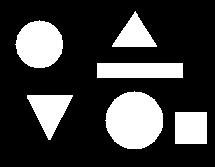
#> input picture Task_6/practice_06_oop_patterns/data/1.jpg, 215 x 167 px, found by its file name
$ python object_analysis.py   (older library calls are emulated)
#> lines starting #> are read from the running program, lines starting #| are printed output that depends on the picture; after the words box and inside, x2 and y2 are one past the last pixel; in counts of white or black regions, pixels touching at a corner belong together
"""
Шаблонный метод (Template method)
"""
import cv2
import numpy as np

from structures.image import ImgType

class ObjectAnalysis(object):
    def template_method(self, image):

        image = self.noise_filtering(image)
#> in noise_filtering, image is the input picture: shape (167, 215); min 0, max 255, mean 61.4
        data = self.segmentation(image)
        data = self.object_parameters(data)

        return data

    def noise_filtering(self, image):
        raise NotImplementedError()

    def segmentation(self, data):
        raise NotImplementedError()

    def object_parameters(self, data):
        (image, data) = data
        (numLabels, labels, stats, centroids) = data
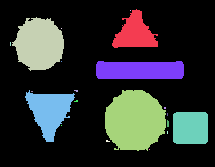
#> labels: shape (167, 215) int32; 21 distinct labels, from 0 to 20; one colour per label, 0 black
#> numLabels = 21; stats = 21 rows, first 6: [0, 0, 215, 167, 25806], [112, 9, 46, 39, 1036], [130, 10, 1, 1, 1], [12, 17, 52, 54, 2056], [61, 28, 1, 1, 1], [10, 42, 1, 4, 4]; centroids = 21 rows, first 8: [105.9, 81.2], [134.6, 32.87], [130, 10], [38.85, 43.58], [61, 28], [10, 43.5], [61, 61], [139.5, 69.91]
        x = []
        y = []
        w = []
        h = []
        area = []
        hu = []

        for i in range(1, numLabels):
            x.append(stats[i, cv2.CC_STAT_LEFT])
            y.append(stats[i, cv2.CC_STAT_TOP])
            w.append(stats[i, cv2.CC_STAT_WIDTH])
            h.append(stats[i, cv2.CC_STAT_HEIGHT])
            area.append(stats[i, cv2.CC_STAT_AREA])

            # Hu-moments
            mask = (labels == i).astype(np.uint8) * 255
            m = cv2.moments(mask)
            hu_vec = cv2.HuMoments(m).flatten()
            hu.append(hu_vec)
#> this loop made 20 passes
#> hu_vec on passes 2, 4, 5, 6, 9, 13, 17, 18, 20: [0, 0, 0, 0, 0, 0, 0], [0, 0, 0, 0, 0, 0, 0], [0.00123, 1.5e-06, 0, 0, 0, 0, 0], [0, 0, 0, 0, 0, 0, 0], [0.00049, 2.4e-07, 0, 0, 0, 0, 0], [0.00049, 0, 0, 0, 0, 0, 0], [0, 0, 0, 0, 0, 0, 0], [0.000871, 7.59e-07, 0, 0, 0, 0, 0], [0, 0, 0, 0, 0, 0, 0]
#> pass 1, in object_parameters, `mask = (labels == i).astype(np.uint8) * 255`:
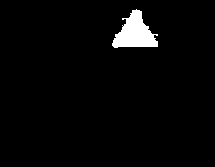
#> mask: shape (167, 215); 2.9% white; 1 white region, box (x1, y1, x2, y2) and area: (112, 9, 158, 48) 1036
#> pass 2, in object_parameters, `mask = (labels == i).astype(np.uint8) * 255`:
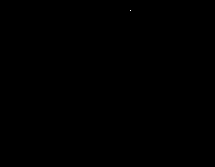
#> mask: shape (167, 215); 0% white in thin lines or dots, all inside (x1, y1, x2, y2) = (130, 10, 131, 11)
#> pass 3, in object_parameters, `mask = (labels == i).astype(np.uint8) * 255`:
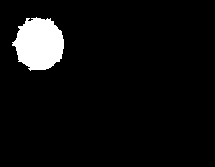
#> mask: shape (167, 215); 5.7% white; 1 white region, box (x1, y1, x2, y2) and area: (12, 17, 64, 71) 2056
#> after the loop: mask: shape (167, 215); 0% white in thin lines or dots, all inside (x1, y1, x2, y2) = (149, 149, 150, 150)
#> after the loop, area = [1036, 1, 2056, 1, 4, 1, 1496, 1414, 2, 6, 2939, 6, 4, 3, 1106, 13, 1, 3, 6, 1]; h = [39, 1, 54, 1, 4, 1, 18, 52, 1, 2, 61, 2, 2, 3, 32, 7, 1, 3, 2, 1]; hu = 20 items; w = [46, 1, 52, 1, 1, 1, 88, 50, 2, 4, 61, 4, 2, 1, 35, 2, 1, 1, 4, 1]; x = [112, 130, 12, 61, 10, 61, 96, 25, 31, 74, 105, 74, 164, 167, 173, 167, 61, 167, 106, 149]; y = [9, 10, 17, 28, 42, 61, 61, 90, 91, 90, 90, 100, 107, 113, 112, 120, 125, 131, 140, 149]

        return (x, y, w, h, area, hu)


class BinaryImage(ObjectAnalysis):
    def __init__(self):
        pass

    def noise_filtering(self, image):
        median = cv2.medianBlur(image, 5)
        return median

    def segmentation(self, image):
        output = cv2.connectedComponentsWithStats(
            image,
            4, # connectivity
            cv2.CV_32S)
        return (image, output)

class MonochromeImage(BinaryImage):
    def __init__(self):
        pass

    # [16 lines left out: functions noise_filtering, segmentation, not called in this run]

class ColorImage(MonochromeImage):
    def __init__(self):
        self.rng = np.random.default_rng()

    # [108 lines left out: functions noise_filtering, segmentation, not called in this run]


"""
Декоратор - структурный паттерн
"""

class FilteredAnalysis(ObjectAnalysis):
    def __init__(self, obj):
        self._proc = obj

    # [24 lines left out: functions template_method, get_analysis_object, not called in this run]


if __name__== '__main__':
    print("Binary Image Processing")
    bin_segm = BinaryImage()
    (x,y,w,h,area) = bin_segm.template_method(cv2.imread('./data/1.jpg', cv2.IMREAD_GRAYSCALE))
#> in template_method, `data = self.object_parameters(data)`: data = 6 items
#> (the run stopped early here; a loop or call above may not have finished)

$ run again, with Task_6/practice_06_oop_patterns/data/mono.jpg copied over Task_6/practice_06_oop_patterns/data/1.jpg
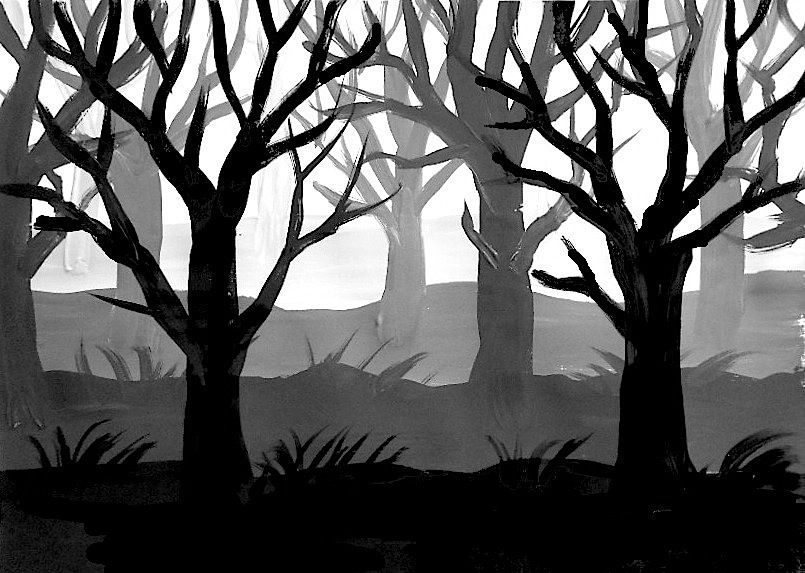
#> input picture Task_6/practice_06_oop_patterns/data/mono.jpg, 805 x 573 px, found by its file name
#> in noise_filtering, image is the input picture: shape (573, 805); min 0, max 255, mean 92.2
#> in object_parameters, `(numLabels, labels, stats, centroids) = data`:
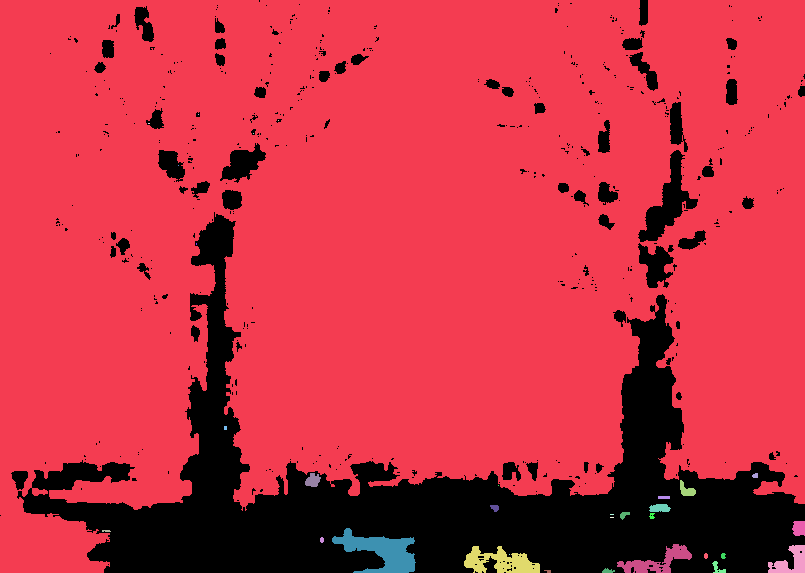
#> labels: shape (573, 805) int32; 33 distinct labels, from 0 to 32; one colour per label, 0 black
#> numLabels = 33; stats = 33 rows, first 6: [0, 0, 805, 573, 89146], [0, 0, 805, 573, 366624], [198, 114, 1, 1, 1], [278, 120, 1, 1, 1], [148, 123, 2, 1, 2], [253, 133, 1, 1, 1]; centroids = 33 pairs, first value 105.9 to 798.6, second value 114 to 570.8
#> the loop in object_parameters, `for i in range(1, numLabels):` made 32 passes
#> hu_vec on passes 2, 3, 4, 5, 6, 7, 12, 13: [0, 0, 0, 0, 0, 0, 0], [0, 0, 0, 0, 0, 0, 0], [0.00049, 2.4e-07, 0, 0, 0, 0, 0], [0, 0, 0, 0, 0, 0, 0], [0, 0, 0, 0, 0, 0, 0], [0.00049, 2.4e-07, 0, 0, 0, 0, 0], [0, 0, 0, 0, 0, 0, 0], [0.00137, 1.5e-06, 0, 0, 0, 0, 0]
#> pass 1, in object_parameters, `mask = (labels == i).astype(np.uint8) * 255`:
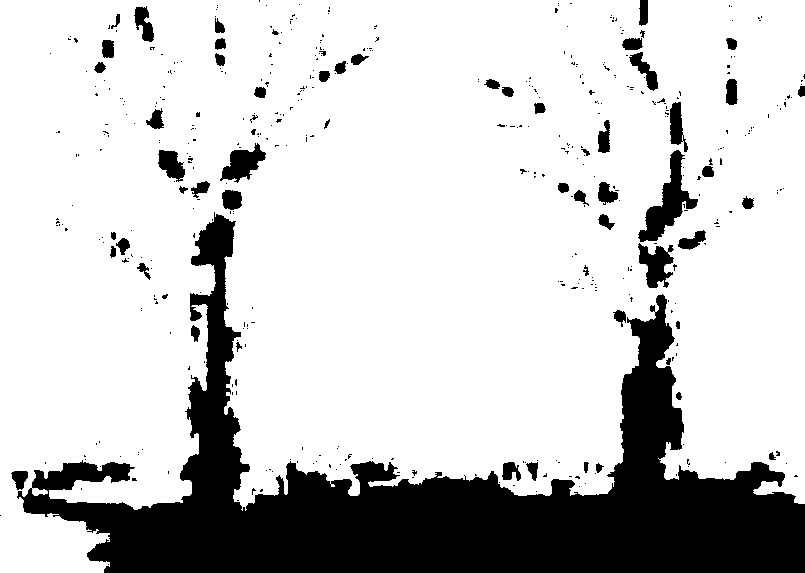
#> mask: shape (573, 805); 79.5% white; 461 black regions (398 under 20 px), largest, box (x1, y1, x2, y2) and area: (17, 212, 805, 573) 81754, (638, 150, 698, 242) 1903, (638, 243, 674, 288) 937
#> after the loop in object_parameters, `for i in range(1, numLabels):`: area = 32 values, max 366624 at index 0, min 1 at index 1, mean 11628.7; h = 32 values, max 573 at index 0, min 1 at index 1, mean 26.22; hu = 32 items, first 6: [0.000814, 1.41e-07, 5.03e-12, 5e-13, -4.41e-25, -1.88e-16, 6.58e-25], [0, 0, 0, 0, 0, 0, 0], [0, 0, 0, 0, 0, 0, 0], [0.00049, 2.4e-07, 0, 0, 0, 0, 0], [0, 0, 0, 0, 0, 0, 0], [0, 0, 0, 0, 0, 0, 0]; w = 32 values, max 805 at index 0, min 1 at index 1, mean 39.47; x = 32 values, max 792 at index 19, min 0 at index 0, mean 474.5; y = 32 values, max 570 at index 31, min 0 at index 0, mean 434.6
#> data = 6 items
